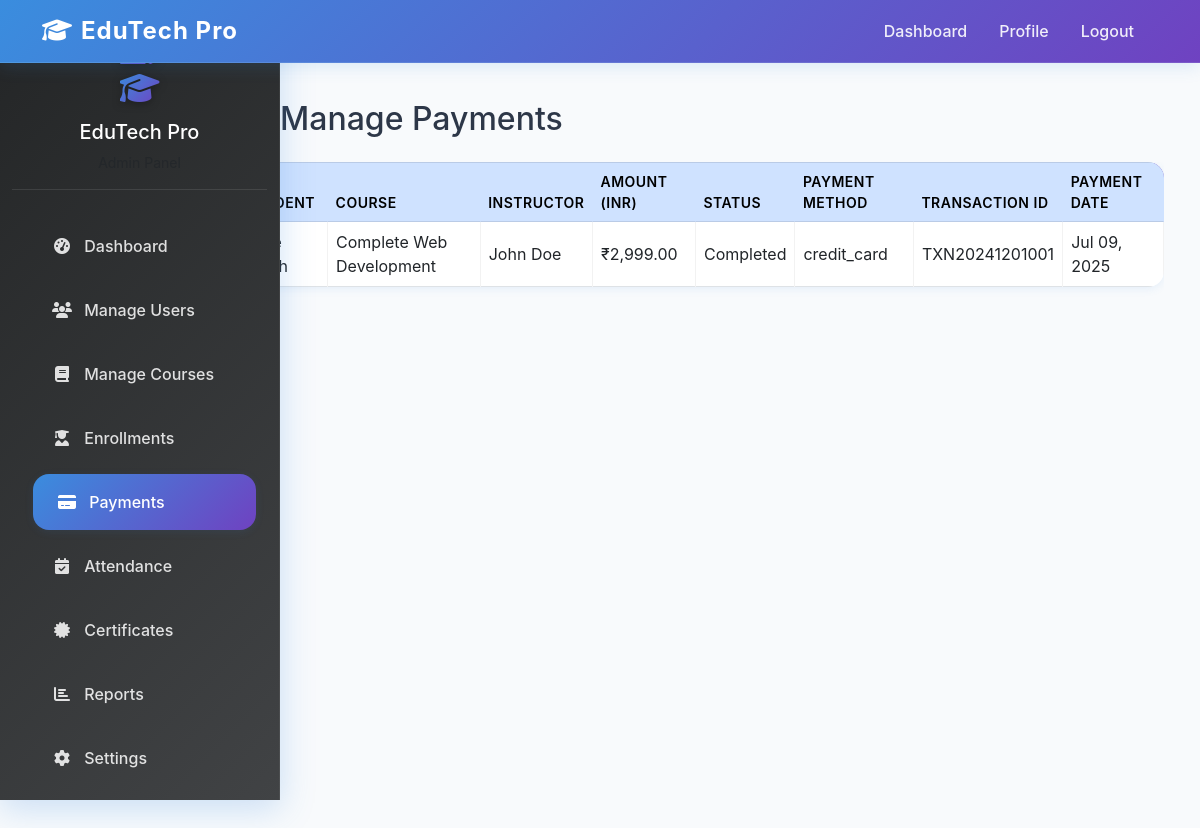
/admin/payments.php (signed in), run on the app's committed database.
### tables this page shows
CREATE TABLE IF NOT EXISTS `payments` (
    `id` INT AUTO_INCREMENT PRIMARY KEY,
    `student_id` INT NOT NULL,
    `course_id` INT,
    `amount` DECIMAL(10,2) NOT NULL,
    `payment_method` VARCHAR(50),
    `transaction_id` VARCHAR(100),
    `status` ENUM('pending', 'completed', 'failed', 'refunded') DEFAULT 'pending',
    `payment_date` TIMESTAMP DEFAULT CURRENT_TIMESTAMP,
    `refund_date` TIMESTAMP NULL,
    `notes` TEXT,
    FOREIGN KEY (`student_id`) REFERENCES `users`(`id`) ON DELETE CASCADE,
    FOREIGN KEY (`course_id`) REFERENCES `courses`(`id`) ON DELETE SET NULL
);

CREATE TABLE IF NOT EXISTS `users` (
    `id` INT AUTO_INCREMENT PRIMARY KEY,
    `google_id` VARCHAR(255) UNIQUE,
    `username` VARCHAR(50) UNIQUE,
    `email` VARCHAR(100) UNIQUE NOT NULL,
    `password` VARCHAR(255),
    `full_name` VARCHAR(100) NOT NULL,
    `role` ENUM('admin', 'teacher', 'student') NOT NULL,
    `profile_image` VARCHAR(255),
    `phone` VARCHAR(20),
    `address` TEXT,
    `status` ENUM('active', 'inactive', 'pending') DEFAULT 'active',
    `created_at` TIMESTAMP DEFAULT CURRENT_TIMESTAMP,
    `updated_at` TIMESTAMP DEFAULT CURRENT_TIMESTAMP ON UPDATE CURRENT_TIMESTAMP
);

CREATE TABLE IF NOT EXISTS `courses` (
    `id` INT AUTO_INCREMENT PRIMARY KEY,
    `title` VARCHAR(200) NOT NULL,
    `description` TEXT,
    `instructor_id` INT,
    `category` VARCHAR(100),
    `level` ENUM('beginner', 'intermediate', 'advanced') DEFAULT 'beginner',
    `price` DECIMAL(10,2) DEFAULT 0.00,
    `is_premium` BOOLEAN DEFAULT FALSE,
    `thumbnail` VARCHAR(255),
    `duration` INT DEFAULT 0,
    `total_lessons` INT DEFAULT 0,
    `total_students` INT DEFAULT 0,
    `rating` DECIMAL(3,2) DEFAULT 0.00,
    `status` ENUM('draft', 'published', 'archived') DEFAULT 'draft',
    `created_at` TIMESTAMP DEFAULT CURRENT_TIMESTAMP,
    `updated_at` TIMESTAMP DEFAULT CURRENT_TIMESTAMP ON UPDATE CURRENT_TIMESTAMP,
    FOREIGN KEY (`instructor_id`) REFERENCES `users`(`id`) ON DELETE SET NULL
);

### admin/payments.php (the view, shortened to what this page needs)
<?php
require_once '../config/database.php';
$stmt = $pdo->prepare('
    SELECT p.*, u.full_name as student_name, c.title as course_title, t.full_name as instructor_name
    FROM payments p
    JOIN users u ON p.student_id = u.id
    LEFT JOIN courses c ON p.course_id = c.id
    LEFT JOIN users t ON c.instructor_id = t.id
    ORDER BY p.payment_date DESC
');
$stmt->execute();
$payments = $stmt->fetchAll();
?>
<!DOCTYPE html>
<html lang="en">
<head>
    <link href="https://cdn.jsdelivr.net/npm/bootstrap@5.3.0/dist/css/bootstrap.min.css" rel="stylesheet">
    <link href="https://cdnjs.cloudflare.com/ajax/libs/font-awesome/6.4.0/css/all.min.css" rel="stylesheet">
    <link href="../assets/css/admin-dashboard.css" rel="stylesheet">
</head>
<body>
    <nav class="navbar navbar-expand-lg navbar-dark bg-primary fixed-top">
        <div class="container">
            <a class="navbar-brand fw-bold" href="dashboard.php">
                <i class="fas fa-graduation-cap me-2"></i>EduTech Pro
            </a>
            <div class="collapse navbar-collapse" id="navbarNav">
                <ul class="navbar-nav ms-auto">
                    <li class="nav-item"><a class="nav-link" href="dashboard.php">Dashboard</a></li>
                    <li class="nav-item"><a class="nav-link" href="profile.php">Profile</a></li>
                    <li class="nav-item"><a class="nav-link" href="logout.php">Logout</a></li>
                </ul>
            </div>
        </div>
    </nav>
    <div class="container-fluid" style="margin-top: 76px;">
        <div class="row">
            <nav class="col-md-3 col-lg-2 d-md-block sidebar collapse">
                <div class="position-sticky">
                    <div class="text-center mb-4 d-flex flex-column align-items-center">
                        <i class="fas fa-user-shield fa-2x text-warning mb-2"></i>
                        <i class="fas fa-graduation-cap fa-2x text-warning mb-2"></i>
                        <h5 class="text-white mt-2">EduTech Pro</h5>
                        <small class="text-muted">Admin Panel</small>
                    </div>
                    <ul class="nav flex-column">
                        <li class="nav-item">
                            <a class="nav-link" href="dashboard.php">
                                <i class="fas fa-tachometer-alt me-2"></i>
                                Dashboard
                            </a>
                        </li>
                        <li class="nav-item">
                            <a class="nav-link" href="users.php">
                                <i class="fas fa-users me-2"></i>
                                Manage Users
                            </a>
                        </li>
                        <li class="nav-item">
                            <a class="nav-link" href="courses.php">
                                <i class="fas fa-book me-2"></i>
                                Manage Courses
                            </a>
                        </li>
                        <li class="nav-item">
                            <a class="nav-link" href="enrollments.php">
                                <i class="fas fa-user-graduate me-2"></i>
                                Enrollments
                            </a>
                        </li>
                        <li class="nav-item">
                            <a class="nav-link active" href="payments.php">
                                <i class="fas fa-credit-card me-2"></i>
                                Payments
                            </a>
                        </li>
                        <li class="nav-item">
                            <a class="nav-link" href="attendance.php">
                                <i class="fas fa-calendar-check me-2"></i>
                                Attendance
                            </a>
                        </li>
                        <li class="nav-item">
                            <a class="nav-link" href="certificates.php">
                                <i class="fas fa-certificate me-2"></i>
                                Certificates
                            </a>
                        </li>
                        <li class="nav-item">
                            <a class="nav-link" href="reports.php">
                                <i class="fas fa-chart-bar me-2"></i>
                                Reports
                            </a>
                        </li>
                        <li class="nav-item">
                            <a class="nav-link" href="settings.php">
                                <i class="fas fa-cog me-2"></i>
                                Settings
                            </a>
                        </li>
                        <li class="nav-item">
                            <a class="nav-link" href="profile.php">
                            </a>
                        </li>
                    </ul>
                </div>
            </nav>
            <main class="col-md-9 ms-sm-auto col-lg-10 px-md-4 dashboard-main-content">
                <div class="container mt-4">
                    <h2 class="mb-4"><i class="fas fa-credit-card me-2"></i>Manage Payments</h2>
                    <div class="table-responsive">
                        <table class="table table-hover table-bordered">
                            <thead class="table-primary">
                                <tr>
                                    <th>Student</th>
                                    <th>Course</th>
                                    <th>Instructor</th>
                                    <th>Amount (INR)</th>
                                    <th>Status</th>
                                    <th>Payment Method</th>
                                    <th>Transaction ID</th>
                                    <th>Payment Date</th>
                                </tr>
                            </thead>
                            <tbody>
                                <?php foreach ($payments as $payment): ?>
                                <tr>
                                    <td><?php echo htmlspecialchars($payment['student_name']); ?></td>
                                    <td><?php echo htmlspecialchars($payment['course_title'] ?: 'N/A'); ?></td>
                                    <td><?php echo htmlspecialchars($payment['instructor_name'] ?: 'N/A'); ?></td>
                                    <td>₹<?php echo number_format($payment['amount'], 2); ?></td>
                                    <td><?php echo htmlspecialchars(ucfirst($payment['status'])); ?></td>
                                    <td><?php echo htmlspecialchars($payment['payment_method']); ?></td>
                                    <td><?php echo htmlspecialchars($payment['transaction_id']); ?></td>
                                    <td><?php echo date('M d, Y', strtotime($payment['payment_date'])); ?></td>
                                </tr>
                                <?php endforeach; ?>
                            </tbody>
                        </table>
                    </div>
                </div>
            </main>
        </div>
    </div>
</body>
</html>

### assets/css/admin-dashboard.css (style rules this page uses)
:root { --primary-gradient: linear-gradient(135deg, #3a8dde 0%, #6f42c1 100%); --secondary-gradient: linear-gradient(135deg, #6f42c1 0%, #3a8dde 100%); --dark-gradient: linear-gradient(135deg, #232526 0%, #414345 100%); --shadow-xl: 0 8px 32px 0 rgba(58, 141, 222, 0.25); --shadow-lg: 0 4px 16px 0 rgba(58, 141, 222, 0.15); --shadow-md: 0 2px 8px 0 rgba(58, 141, 222, 0.10); --border-radius: 1rem; --border-radius-lg: 1.5rem; --border-radius-xl: 2rem; --admin-bg: #f8fafc; --admin-sidebar-width: 280px; }
body { font-family: 'Inter', 'Segoe UI', Arial, sans-serif; background: var(--admin-bg); color: #2d3748; min-height: 100vh; }
.navbar { background: var(--primary-gradient) !important; box-shadow: var(--shadow-lg); border-bottom: 1px solid rgba(255,255,255,0.1); }
.navbar-brand { font-weight: 800; font-size: 1.5rem; letter-spacing: 1px; color: #fff !important; }
.navbar-nav .nav-link { color: rgba(255,255,255,0.9) !important; font-weight: 500; margin-right: 1rem; transition: all 0.3s ease; position: relative; }
.navbar-nav .nav-link::after { content: ''; position: absolute; bottom: -2px; left: 0; width: 0; height: 2px; background: #fff; transition: width 0.3s ease; }
.sidebar { background: var(--dark-gradient); backdrop-filter: blur(10px); box-shadow: var(--shadow-xl); border-right: 1px solid rgba(255,255,255,0.1); height: 100vh; position: fixed; top: 0; left: 0; z-index: 1000; width: 100%; max-width: var(--admin-sidebar-width); overflow-y: auto; overflow-x: hidden; scrollbar-width: thin; scrollbar-color: rgba(58, 141, 222, 0.3) transparent; }
.sidebar .text-center { padding: 2rem 1rem 1rem 1rem; border-bottom: 1px solid rgba(255,255,255,0.1); }
.sidebar .text-center i { background: var(--primary-gradient); -webkit-background-clip: text; -webkit-text-fill-color: transparent; background-clip: text; filter: drop-shadow(0 2px 4px rgba(0,0,0,0.3)); }
.sidebar .nav-link { color: rgba(255,255,255,0.85) !important; font-weight: 500; padding: 1rem 1.5rem; margin: 0.25rem 1rem; border-radius: var(--border-radius); transition: all 0.3s ease; position: relative; overflow: hidden; }
.sidebar .nav-link::before { content: ''; position: absolute; top: 0; left: -100%; width: 100%; height: 100%; background: var(--primary-gradient); transition: all 0.3s ease; z-index: -1; }
.sidebar .nav-link:hover::before, .sidebar .nav-link.active::before { left: 0; }
.sidebar .nav-link:hover, .sidebar .nav-link.active { color: #fff !important; transform: translateX(5px); box-shadow: var(--shadow-md); }
.sidebar .nav-link i { width: 20px; text-align: center; margin-right: 0.75rem; }
.dashboard-main-content { margin-left: var(--admin-sidebar-width); padding-top: 0; min-height: 100vh; background: var(--admin-bg); transition: margin-left 0.3s ease; }
.table { border-radius: var(--border-radius); overflow: hidden; box-shadow: var(--shadow-md); }
.table thead { background: var(--primary-gradient); color: #fff; }
.table thead th { border: none; font-weight: 600; text-transform: uppercase; font-size: 0.875rem; letter-spacing: 0.5px; }
.table tbody tr { transition: all 0.2s ease; }
.table tbody td { border-color: rgba(0,0,0,0.05); vertical-align: middle; }

### data on the page
payments: student.full_name "Jane Smith", course.title "Complete Web Development", users.full_name "John Doe", amount "2,999.00", status "Completed", payment_method "credit_card", transaction "TXN20241201001", payment_date "Jul 09, 2025"
